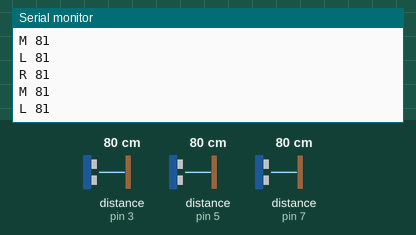
A sketch run on a simulated Arduino Uno, built with avr-gcc and run on an emulated ATmega328P. On the bench: the last lines printed to the serial monitor. Inputs (shaded band) come from the test bench; at power-on: distance to the obstacle (sensors on pin 3, pin 5, pin 7) 80 cm. The echo pulse lasts 58.3 µs per cm.

Above: at 1.2 s.
1.3 s: distance to the obstacle (sensor on pin 3) set to 2 cm
At 1.3 s:
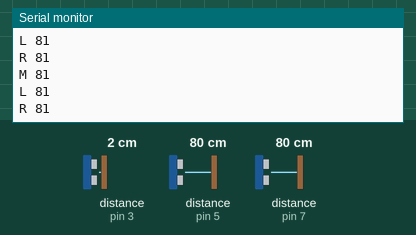
2.8 s: distance to the obstacle (sensor on pin 5) set to 250 cm
At 2.87 s:
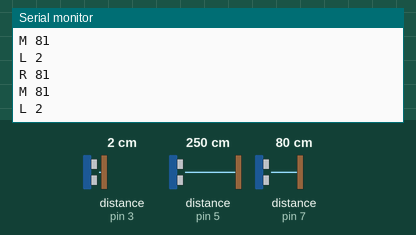
5.8 s: distance to the obstacle (sensor on pin 7) set to 2 cm
At 6.15 s:
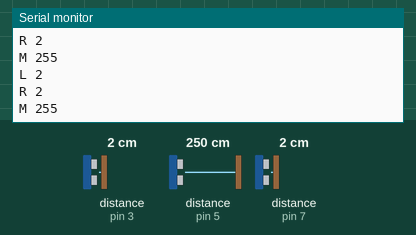
7.3 s: distance to the obstacle (sensor on pin 3) set to 4 cm
At 7.32 s:
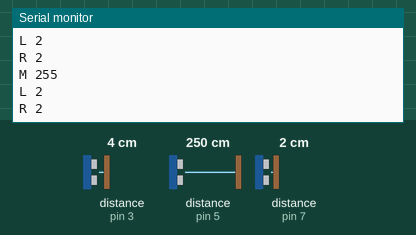
8.8 s: distance to the obstacle (sensor on pin 5) set to 2 cm
At 8.84 s:
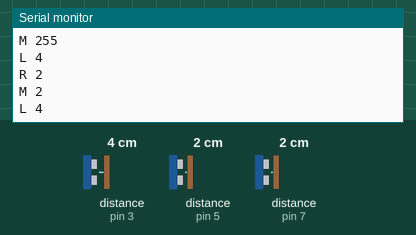
10.3 s: distance to the obstacle (sensor on pin 7) set to 4 cm
At 10.38 s:
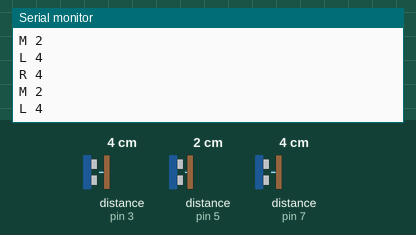
Timing chart, 0 to 12.8 s (numbered marks = the images above; inputs shaded):
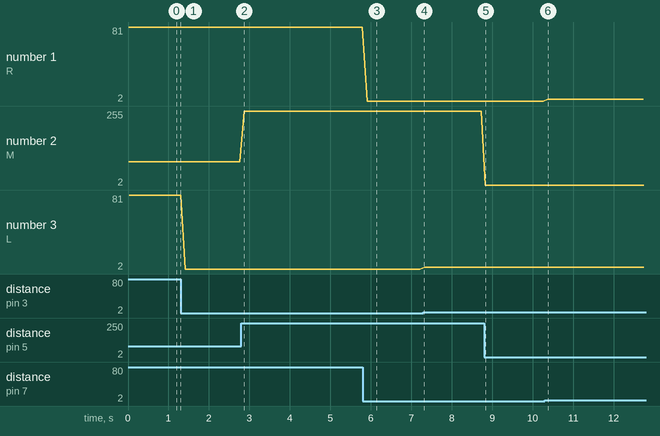

Measured:
- after the input at 5.8 s, the serial monitor: prints a new line after 0.11 s (image 3)
- after the input at 8.8 s, the serial monitor: prints a new line at once (image 5)
- after the input at 10.3 s, the serial monitor: prints a new line after 0.07 s (image 6)
- plotted number 2: 81 → 255 after the input at 2.8 s
- plotted number 3: 81 → 2 after the input at 1.3 s, 2 → 4 after the input at 7.3 s

The sketch:

sonar_3.ino
```cpp
#include <NewPing.h>

// ---- SONAR DISTANCES DEBUGGING ----
#define DEBUG 1

// ---- SONAR PINS ----
#define TRIG_PIN_LEFT 2
#define ECHO_PIN_LEFT 3
#define TRIG_PIN_MIDDLE 4
#define ECHO_PIN_MIDDLE 5
#define TRIG_PIN_RIGHT 6
#define ECHO_PIN_RIGHT 7

#define MEASUREMENTS_NUMBER 30

// ---- SONAR PINS ----
#define TRIG_PIN_LEFT 2
#define ECHO_PIN_LEFT 3
#define TRIG_PIN_MIDDLE 4
#define ECHO_PIN_MIDDLE 5
#define TRIG_PIN_RIGHT 6
#define ECHO_PIN_RIGHT 7

// ---- MAXIMUM SONAR DISTANCE (CM) ----
#define MAX_DISTANCE 300

// ---- STOPPING DANCE DISTANCE (CM) ----
#define STOP_DISTANCE 130

// ---- SOMEONE DISTANCE (CM)
#define SOMEONE_DISTANCE 100

// ---- SONAR INITIALIZATION ----
long distanceLeft, distanceMiddle, distanceRight;
NewPing sonarLeft(TRIG_PIN_LEFT, ECHO_PIN_LEFT, MAX_DISTANCE);
NewPing sonarMiddle(TRIG_PIN_MIDDLE, ECHO_PIN_MIDDLE, MAX_DISTANCE);
NewPing sonarRight(TRIG_PIN_RIGHT, ECHO_PIN_RIGHT, MAX_DISTANCE);


void updateDistances()
{
  distanceRight = sonarRight.ping_cm();
  distanceRight = (distanceRight == 0) ? MAX_DISTANCE : distanceRight;

  distanceMiddle = sonarMiddle.ping_cm();
  distanceMiddle = (distanceMiddle == 0) ? MAX_DISTANCE : distanceMiddle;

  distanceLeft = sonarLeft.ping_cm();
  distanceLeft = (distanceLeft == 0) ? MAX_DISTANCE : distanceLeft;

  debug('R', distanceRight);
  debug('M', distanceMiddle);
  debug('L', distanceLeft);
}

void setup() {

  // Inizializzazione dei motori e dei vari componenti
  // Settaggio dei pin di OUTPUT ed INPUT
Serial.begin(9600);

  distanceLeft = 0;
  distanceMiddle = 0;
  distanceRight = 0;
}

void loop() {

 updateDistances();
 delay(100);
}

void debug(char description, long value)
{
#if DEBUG
  char buff[10];
  sprintf(buff, "%c %ld", description, value);
  debug(buff);
#endif
}

void debug(char *description, long value)
{
#if DEBUG
  char buff[50];
  sprintf(buff, "%s %ld", description, value);
  debug(buff);
#endif
}

void debug(char description, int value)
{
#if DEBUG
  char buff[20];
  sprintf(buff, "%c %d", description, value);
  debug(buff);
#endif
}

void debug(char *description, int value)
{
#if DEBUG
  char buff[50];
  sprintf(buff, "%s %d", description, value);
  debug(buff);
#endif
}

void debug(char *message)
{
#if DEBUG
  Serial.println(message);
#endif
}
```
